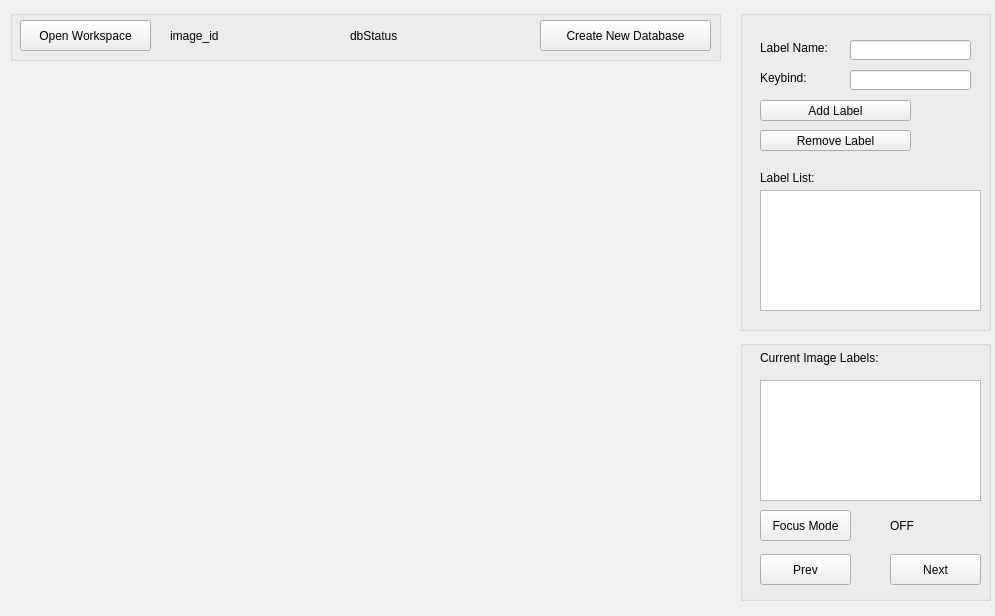
<?xml version="1.0" encoding="UTF-8"?>
<ui version="4.0">
 <class>Widget</class>
 <widget class="QWidget" name="Widget">
  <property name="geometry">
   <rect>
    <x>0</x>
    <y>0</y>
    <width>995</width>
    <height>616</height>
   </rect>
  </property>
  <property name="windowTitle">
   <string>Widget</string>
  </property>
  <property name="autoFillBackground">
   <bool>false</bool>
  </property>
  <widget class="QLabel" name="imageLabel">
   <property name="geometry">
    <rect>
     <x>20</x>
     <y>80</y>
     <width>691</width>
     <height>481</height>
    </rect>
   </property>
   <property name="sizePolicy">
    <sizepolicy hsizetype="Preferred" vsizetype="Preferred">
     <horstretch>0</horstretch>
     <verstretch>0</verstretch>
    </sizepolicy>
   </property>
   <property name="autoFillBackground">
    <bool>true</bool>
   </property>
   <property name="text">
    <string/>
   </property>
   <property name="scaledContents">
    <bool>false</bool>
   </property>
  </widget>
  <widget class="QGroupBox" name="rightUpperGroupBox">
   <property name="geometry">
    <rect>
     <x>740</x>
     <y>10</y>
     <width>251</width>
     <height>321</height>
    </rect>
   </property>
   <property name="minimumSize">
    <size>
     <width>0</width>
     <height>321</height>
    </size>
   </property>
   <property name="contextMenuPolicy">
    <enum>Qt::NoContextMenu</enum>
   </property>
   <property name="layoutDirection">
    <enum>Qt::LeftToRight</enum>
   </property>
   <property name="autoFillBackground">
    <bool>false</bool>
   </property>
   <property name="styleSheet">
    <string notr="true"/>
   </property>
   <property name="title">
    <string/>
   </property>
   <property name="alignment">
    <set>Qt::AlignCenter</set>
   </property>
   <property name="flat">
    <bool>true</bool>
   </property>
   <widget class="QListWidget" name="labelList">
    <property name="geometry">
     <rect>
      <x>20</x>
      <y>180</y>
      <width>221</width>
      <height>121</height>
     </rect>
    </property>
   </widget>
   <widget class="QLabel" name="labelListTitle">
    <property name="geometry">
     <rect>
      <x>20</x>
      <y>160</y>
      <width>91</width>
      <height>16</height>
     </rect>
    </property>
    <property name="text">
     <string>Label List:</string>
    </property>
    <property name="scaledContents">
     <bool>true</bool>
    </property>
   </widget>
   <widget class="QPushButton" name="addLabelButton">
    <property name="geometry">
     <rect>
      <x>20</x>
      <y>90</y>
      <width>151</width>
      <height>21</height>
     </rect>
    </property>
    <property name="text">
     <string>Add Label</string>
    </property>
   </widget>
   <widget class="QLineEdit" name="keyBindEdit">
    <property name="geometry">
     <rect>
      <x>110</x>
      <y>60</y>
      <width>121</width>
      <height>20</height>
     </rect>
    </property>
   </widget>
   <widget class="QLabel" name="keyBindTitle">
    <property name="geometry">
     <rect>
      <x>20</x>
      <y>60</y>
      <width>71</width>
      <height>16</height>
     </rect>
    </property>
    <property name="text">
     <string>Keybind:</string>
    </property>
    <property name="scaledContents">
     <bool>true</bool>
    </property>
   </widget>
   <widget class="QLineEdit" name="labelNameEdit">
    <property name="geometry">
     <rect>
      <x>110</x>
      <y>30</y>
      <width>121</width>
      <height>20</height>
     </rect>
    </property>
   </widget>
   <widget class="QLabel" name="labelNameTitle">
    <property name="geometry">
     <rect>
      <x>20</x>
      <y>30</y>
      <width>91</width>
      <height>16</height>
     </rect>
    </property>
    <property name="text">
     <string>Label Name:</string>
    </property>
    <property name="scaledContents">
     <bool>true</bool>
    </property>
   </widget>
   <widget class="QPushButton" name="removeLabelButton">
    <property name="geometry">
     <rect>
      <x>20</x>
      <y>120</y>
      <width>151</width>
      <height>21</height>
     </rect>
    </property>
    <property name="text">
     <string>Remove Label</string>
    </property>
   </widget>
  </widget>
  <widget class="QGroupBox" name="upperGroupBox">
   <property name="geometry">
    <rect>
     <x>10</x>
     <y>10</y>
     <width>711</width>
     <height>51</height>
    </rect>
   </property>
   <property name="title">
    <string/>
   </property>
   <widget class="QPushButton" name="openDirButton">
    <property name="geometry">
     <rect>
      <x>10</x>
      <y>10</y>
      <width>131</width>
      <height>31</height>
     </rect>
    </property>
    <property name="text">
     <string>Open Workspace</string>
    </property>
   </widget>
   <widget class="QPushButton" name="createDBButton">
    <property name="geometry">
     <rect>
      <x>530</x>
      <y>10</y>
      <width>171</width>
      <height>31</height>
     </rect>
    </property>
    <property name="text">
     <string>Create New Database</string>
    </property>
   </widget>
   <widget class="QLabel" name="dbStatus">
    <property name="geometry">
     <rect>
      <x>340</x>
      <y>10</y>
      <width>181</width>
      <height>31</height>
     </rect>
    </property>
    <property name="text">
     <string>dbStatus</string>
    </property>
    <property name="scaledContents">
     <bool>true</bool>
    </property>
   </widget>
   <widget class="QLabel" name="imageIDCount">
    <property name="geometry">
     <rect>
      <x>160</x>
      <y>10</y>
      <width>161</width>
      <height>31</height>
     </rect>
    </property>
    <property name="text">
     <string>image_id</string>
    </property>
    <property name="scaledContents">
     <bool>true</bool>
    </property>
   </widget>
  </widget>
  <widget class="QGroupBox" name="rightBelowGroupBox">
   <property name="geometry">
    <rect>
     <x>740</x>
     <y>340</y>
     <width>251</width>
     <height>261</height>
    </rect>
   </property>
   <property name="title">
    <string/>
   </property>
   <widget class="QLabel" name="curImageLabelTitle">
    <property name="geometry">
     <rect>
      <x>20</x>
      <y>10</y>
      <width>171</width>
      <height>16</height>
     </rect>
    </property>
    <property name="text">
     <string>Current Image Labels:</string>
    </property>
    <property name="scaledContents">
     <bool>true</bool>
    </property>
   </widget>
   <widget class="QListWidget" name="curImageLabelsList">
    <property name="geometry">
     <rect>
      <x>20</x>
      <y>40</y>
      <width>221</width>
      <height>121</height>
     </rect>
    </property>
   </widget>
   <widget class="QPushButton" name="prevImageButton">
    <property name="geometry">
     <rect>
      <x>20</x>
      <y>214</y>
      <width>91</width>
      <height>31</height>
     </rect>
    </property>
    <property name="text">
     <string>Prev</string>
    </property>
   </widget>
   <widget class="QPushButton" name="nextImageButton">
    <property name="geometry">
     <rect>
      <x>150</x>
      <y>214</y>
      <width>91</width>
      <height>31</height>
     </rect>
    </property>
    <property name="text">
     <string>Next</string>
    </property>
   </widget>
   <widget class="QPushButton" name="focusModeButton">
    <property name="geometry">
     <rect>
      <x>20</x>
      <y>170</y>
      <width>91</width>
      <height>31</height>
     </rect>
    </property>
    <property name="text">
     <string>Focus Mode</string>
    </property>
   </widget>
   <widget class="QLabel" name="focusStatus">
    <property name="geometry">
     <rect>
      <x>150</x>
      <y>170</y>
      <width>81</width>
      <height>31</height>
     </rect>
    </property>
    <property name="text">
     <string>OFF</string>
    </property>
    <property name="scaledContents">
     <bool>true</bool>
    </property>
   </widget>
  </widget>
 </widget>
 <resources/>
 <connections/>
</ui>
